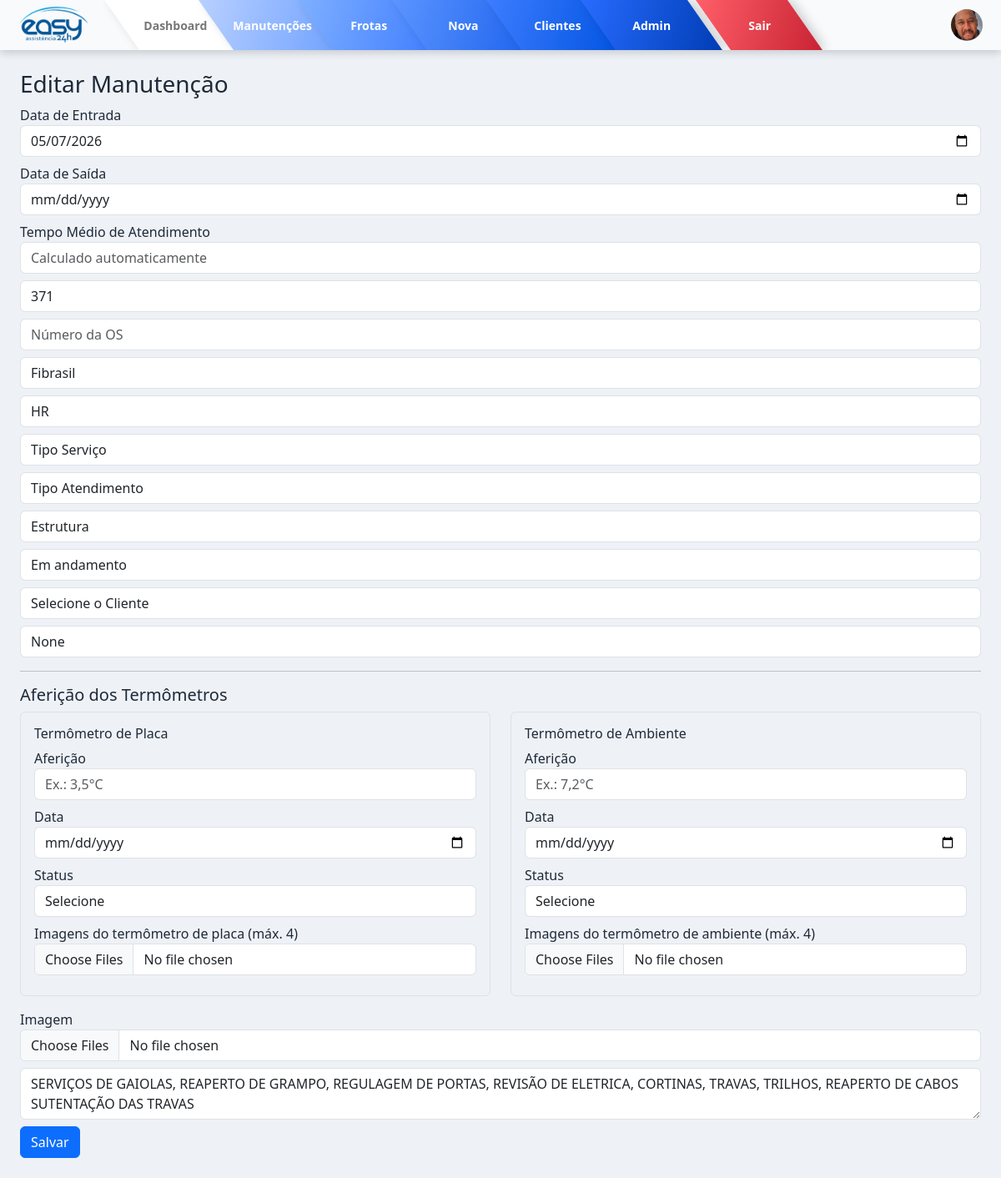
/manutencoes/editar/5 (signed in), run on an earlier commit of the app's database.
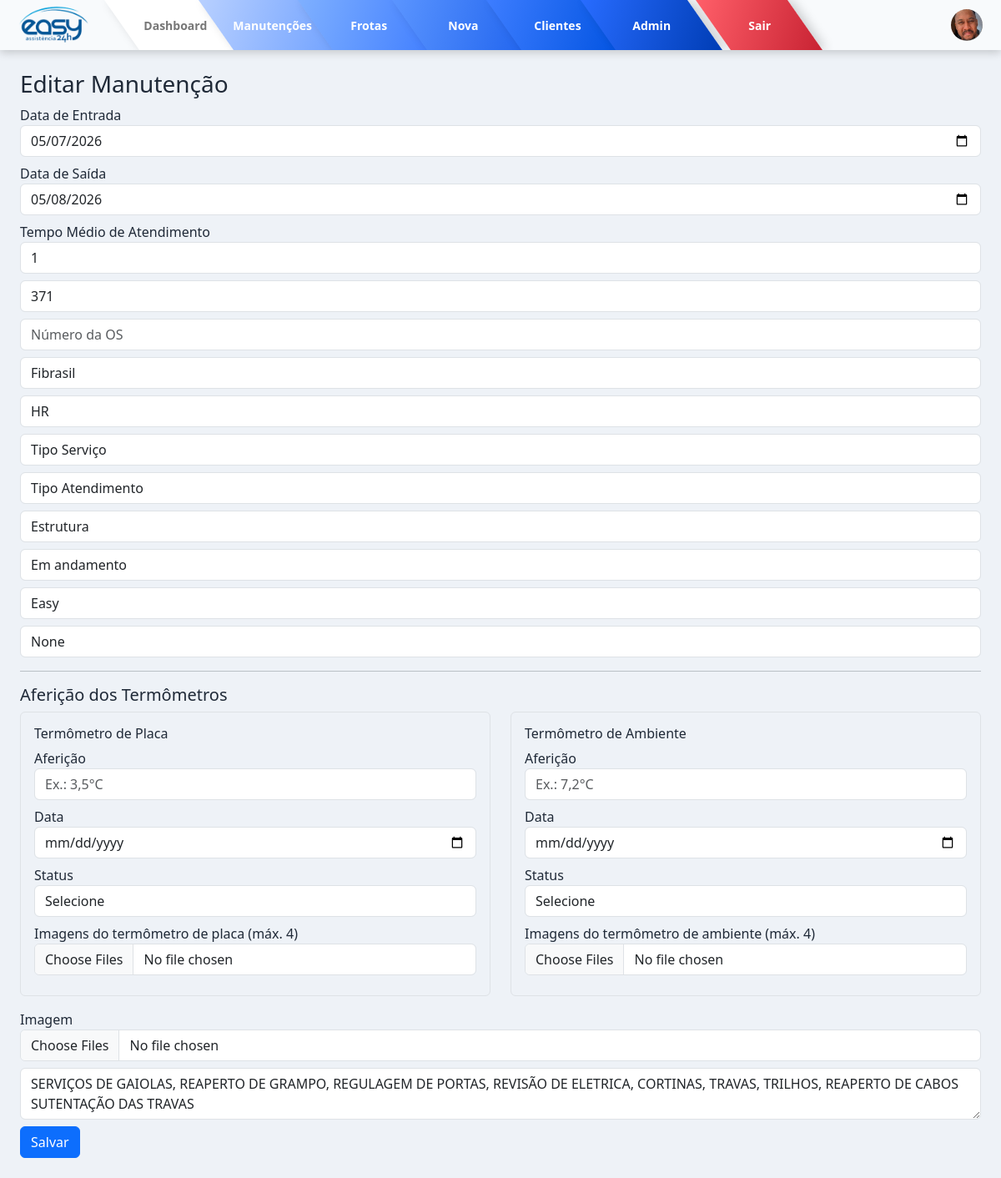
And on a later commit of the database.
### models/manutencao.py (models this page shows)
class Manutencao(db.Model):
    __tablename__ = "manutencoes"
    id = db.Column(db.Integer, primary_key=True, autoincrement=True)
    data = db.Column(db.Date)          # Data de entrada
    data_saida = db.Column(db.Date)    # Data de saída
    dtm = db.Column(db.Integer)        # Dias entre entrada e saída
    numero_frota = db.Column(db.String)
    os = db.Column(db.String(50))
    bau = db.Column(db.String)
    tipo_veiculo = db.Column(db.String)
    tipo_servico = db.Column(db.String)
    tipo_atendimento = db.Column(db.String)
    tipo_manutencao = db.Column(db.String)
    status = db.Column(db.String)
    causa = db.Column(db.String)
    observacao = db.Column(db.String)
    cliente = db.Column(db.String)
    imagens = db.Column(db.Text)

### models/cliente.py (models this page shows)
class Cliente(db.Model):
    __tablename__ = "clientes"
    id = db.Column(db.Integer, primary_key=True)
    nome = db.Column(db.String(150), nullable=False)
    telefone = db.Column(db.String(20))
    email = db.Column(db.String(120))

### routes/manutencoes.py (the view, shortened to what this page needs)
@manutencao_bp.route("/editar/<int:id>", methods=["GET", "POST"])
def editar(id):
    if not session.get("user_id"):
        return redirect("/login")
    if session.get("user_role") != "admin":
        return redirect("/")
    m = Manutencao.query.get_or_404(id)
    clientes = Cliente.query.order_by(Cliente.nome).all()
    imagens_lista = carregar_lista_imagens(m.imagens)
    afericao_placa = carregar_afericao(m.numero_frota, m.os, "PLACA")
    afericao_ambiente = carregar_afericao(m.numero_frota, m.os, "AMBIENTE")
    return render_template(
        "manutencoes/form.html",
        m=m,
        clientes=clientes,
        imagens_lista=imagens_lista,
        afericao_placa=afericao_placa,
        afericao_ambiente=afericao_ambiente
    )

### routes/manutencoes.py (called while the page is built, shortened)
def carregar_lista_imagens(valor):
    try:
        lista = json.loads(valor) if valor else []
        return lista if isinstance(lista, list) else []
    except:
        return []

def carregar_afericao(numero_frota, os, tipo_termometro):
    if not numero_frota or not os:
        return {
            "id": None,
            "afericao": "",
            "data_afericao": "",
            "status": "",
            "imagens": []
        }

### templates/manutencoes/form.html (shortened to what the changed rows need)
{% extends "base.html" %}
{% block content %}
<form method="POST" enctype="multipart/form-data">
  <label>Data de Entrada</label>
  <input type="date" name="data" class="form-control mb-2"
         value="{{ m.data.strftime('%Y-%m-%d') if m and m.data else '' }}">
  <label>Data de Saída</label>
  <input type="date" name="data_saida" class="form-control mb-2"
         value="{{ m.data_saida.strftime('%Y-%m-%d') if m and m.data_saida else '' }}">
  <label>Tempo Médio de Atendimento</label>
  <input type="number" class="form-control mb-2"
         value="{{ m.dtm if m and m.dtm is not none else '' }}"
         readonly placeholder="Calculado automaticamente">
  <input name="numero_frota" class="form-control mb-2"
         value="{{ m.numero_frota if m else '' }}" placeholder="Frota">
  <input type="text" name="os" placeholder="Número da OS" class="form-control mb-2"
         value="{{ m.os if m else '' }}">
  <input name="bau" class="form-control mb-2"
         value="{{ m.bau if m else '' }}" placeholder="Baú">
  <input name="tipo_veiculo" class="form-control mb-2"
         value="{{ m.tipo_veiculo if m else '' }}" placeholder="Tipo Veículo">
  <select name="tipo_servico" class="form-control mb-2" required>
    <option value="">Tipo Serviço</option>
  </select>
  <select name="tipo_atendimento" class="form-control mb-2" required>
    <option value="">Tipo Atendimento</option>
  </select>
  <select name="tipo_manutencao" class="form-control mb-2" required>
    <option value="Estrutura" {% if m and m.tipo_manutencao == "Estrutura" %}selected{% endif %}>Estrutura</option>
  </select>
  <select name="status" class="form-control mb-2">
    <option value="ANDAMENTO" {% if m and m.status == "Andamento" %}selected{% endif %}>Em andamento</option>
  </select>
  <select name="cliente" class="form-control mb-2" required>
    <option value="">Selecione o Cliente</option>
    {% for c in clientes %}
      <option value="{{ c.nome }}" {% if m and m.cliente == c.nome %}selected{% endif %}>
        {{ c.nome }}
      </option>
    {% endfor %}
  </select>
  <input name="causa" class="form-control mb-2"
         value="{{ m.causa if m else '' }}" placeholder="Causa">
  <hr>
  <h5>Aferição dos Termômetros</h5>
  <div class="row">
    <div class="col-md-6">
    </div>
    <div class="col-md-6">
    </div>
  </div>
  <label>Imagem</label>
  <input type="file" name="imagens" class="form-control mb-2" multiple>
  <textarea name="observacao" class="form-control mb-2" placeholder="Observação">{{ m.observacao if m else '' }}</textarea>
  <button class="btn btn-primary">Salvar</button>
</form>
{% endblock %}

What changed in the data, as far as the page shows it:
changed Manutencao "Fibrasil": data_saida (not shown) → "05/08/2026"; dtm (not shown) → "1"; cliente (not shown) → "Easy"
Also different on the page:
form field cliente: "Selecione o Cliente" → (not shown)
